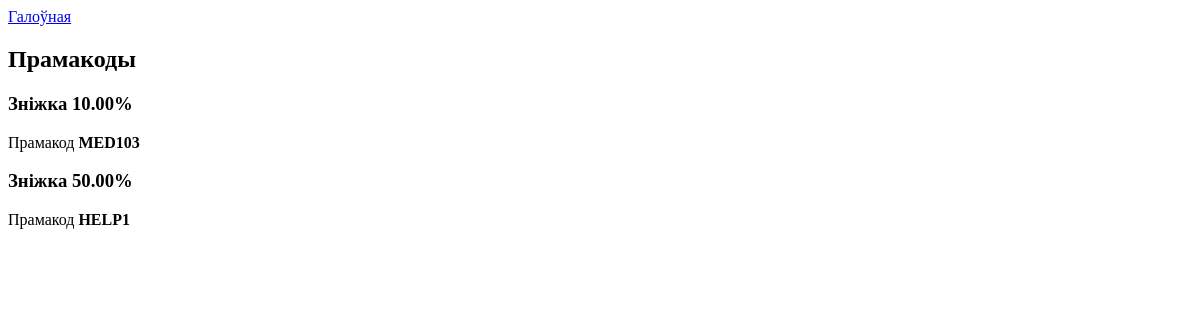
The app's page /promocodes/, older data.
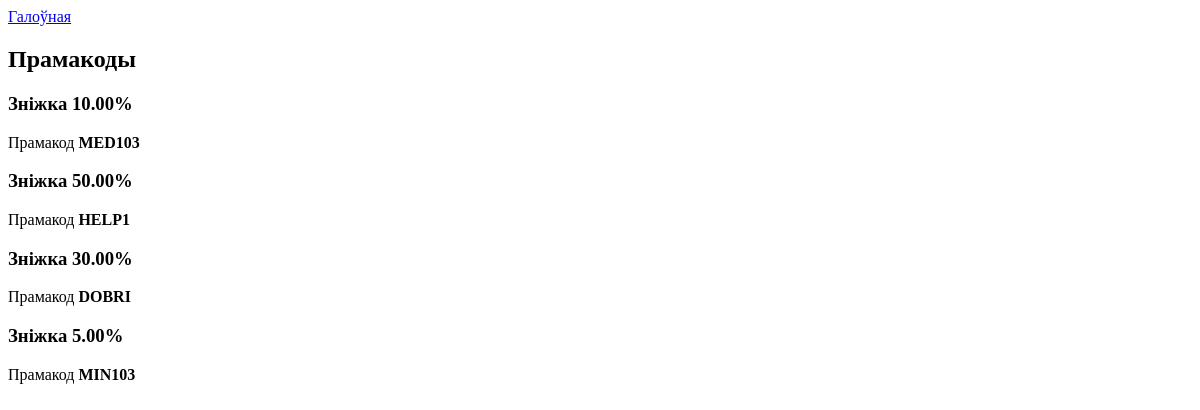
The same page, newer data.
### pharmacy/models.py (models this page shows)
class Promocode(models.Model):
    code = models.CharField(max_length=10)
    discount = models.DecimalField(max_digits=5, decimal_places=2)

### pharmacy/views.py (the view)
# urls.py: path('promocodes/', views.promocodes, name="promocodes"),
def promocodes(request):
    promocodes = Promocode.objects.all()
    return render(request, 'promocodes.html', {'promocodes': promocodes})

### pharmacy/templates/promocodes.html (shortened to what this page needs)
<!DOCTYPE html>
<html lang="en">
<head>
</head>
<body>
    <a href="{% url 'home' %}">Галоўная</a>
    <h2>Прамакоды</h2>
    {% for promo in promocodes %}
        <div>
            <h3>Зніжка {{ promo.discount }}%</h3>
            <p>Прамакод <b>{{ promo.code }}</b></p>
        </div>
    {% endfor %}
</body>
</html>

Row changes from the older to the newer data that the page shows:
added Promocode: discount "30.00", code "DOBRI"
added Promocode: discount "5.00", code "MIN103"
